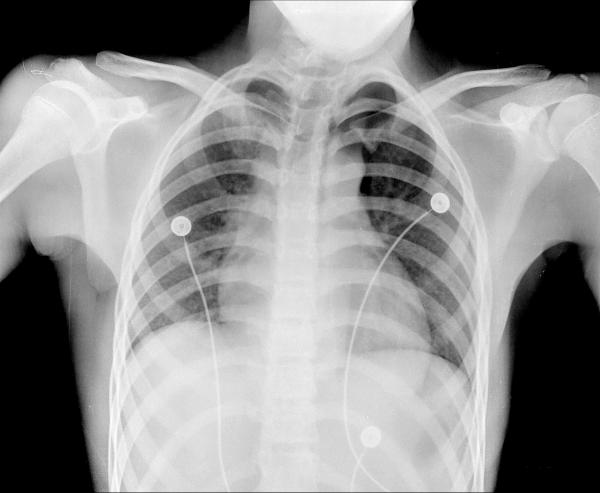
%> input picture Image Processing_Matlab/Fig0107.tif, 600 x 493 px
$ octave histo_imhist.m   (GNU Octave 9; MATLAB toolbox functions it lacks are replaced by stand-ins)
%> lines starting %> are read from the running program, lines starting %| are printed output that depends on the picture
clc;
clear;
close all;
x= imread('Fig0107.tif');
%> x is the input picture: size 493x600 uint8; min 0, max 253, mean 141.9
subplot(2,2,1);
image(x);
colormap(gray(256));
title('original image');
%To display the histogram
subplot(2,2,3);
imhist(x);
colormap(gray(256));
title('Histogram of the image');
subplot(2,2,2);
histeq(x);
title('equalized image');
y= histeq(x);
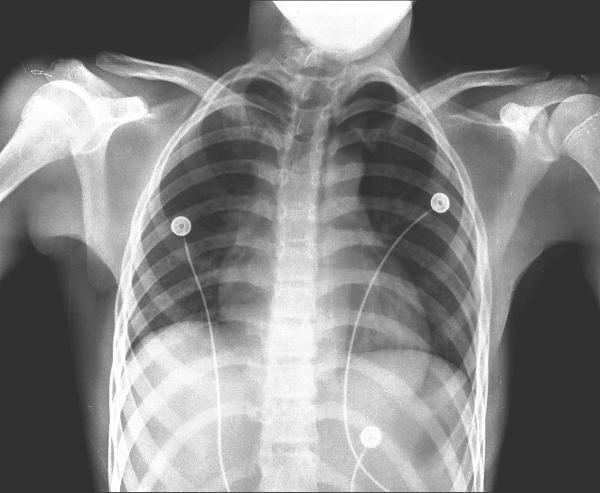
%> y: size 493x600 uint8; min 49, max 255, mean 131.7
subplot(2,2,4);
imhist(y);

colormap(gray(256));
title('histogram of the equalize image');
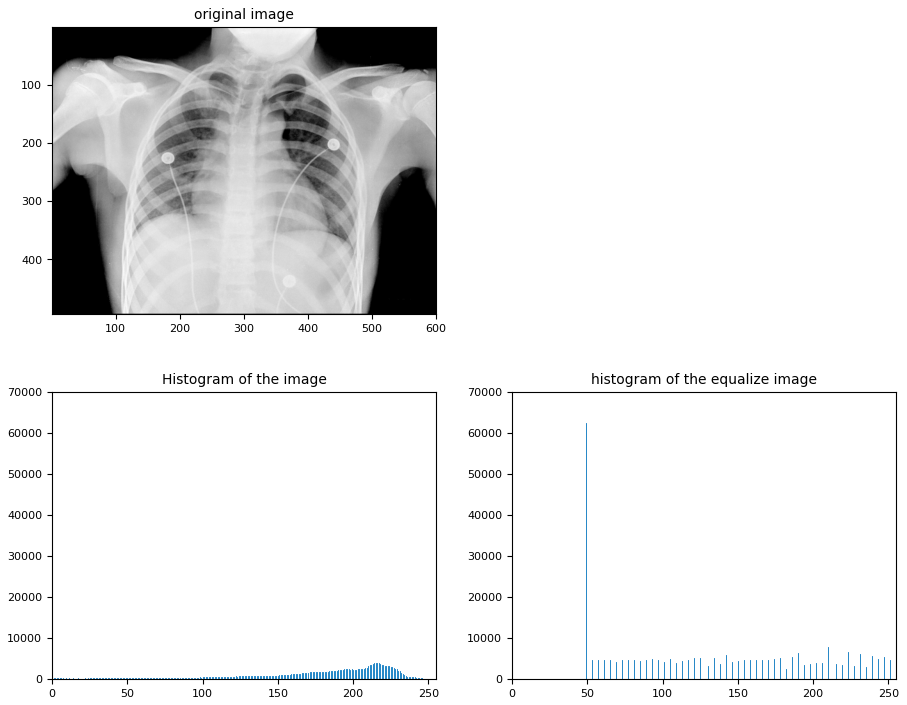
%> figure redrawn from the program's plot data, 3 panels

$ run again, with Image Processing_Matlab/Fig0312.tif copied over Image Processing_Matlab/Fig0107.tif
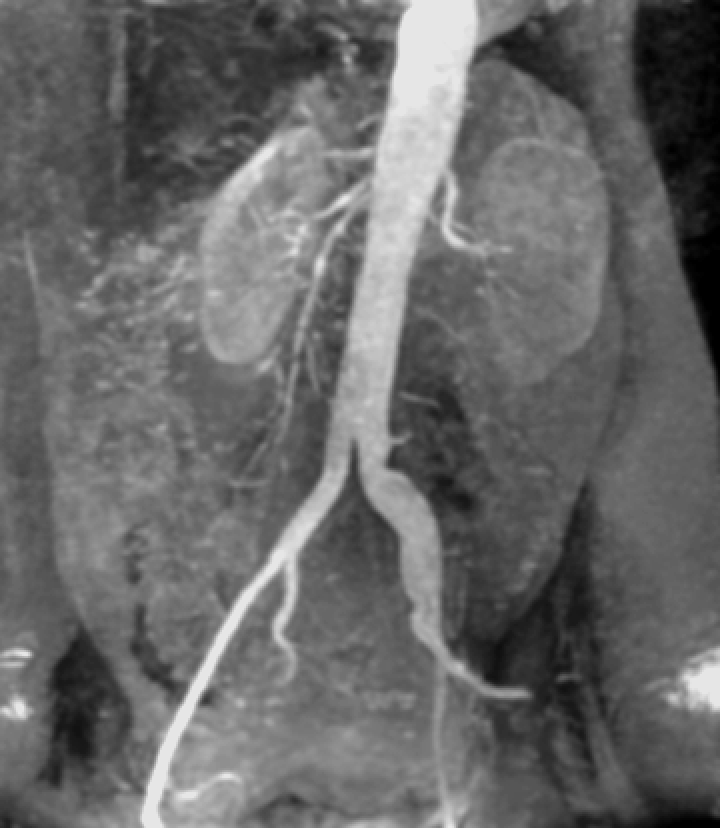
%> input picture Image Processing_Matlab/Fig0312.tif, 720 x 828 px
%> x is the input picture: size 828x720 uint8; min 0, max 230, mean 103.5
%> `y= histeq(x);`:
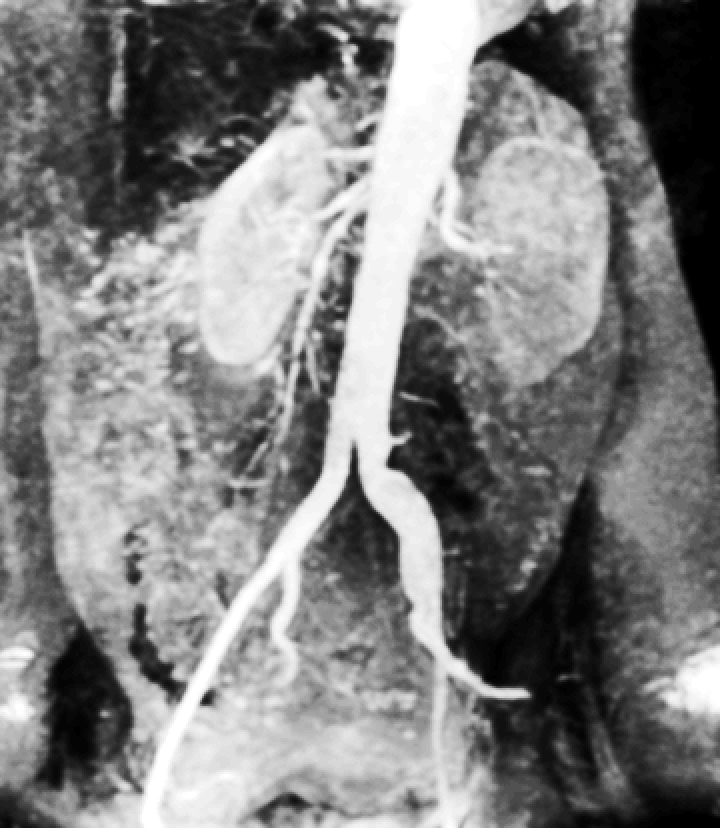
%> y: size 828x720 uint8; min 0, max 255, mean 127.4
%> `title('histogram of the equalize image');`:
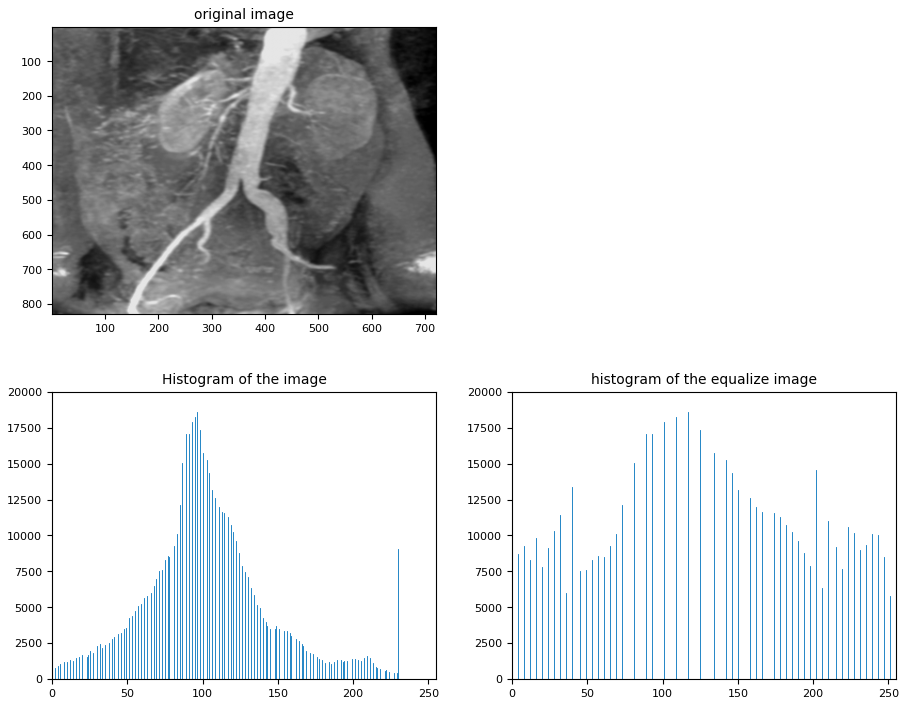
%> figure redrawn from the program's plot data, 3 panels

$ run again, with Image Processing_Matlab/Fig0939.tif copied over Image Processing_Matlab/Fig0107.tif
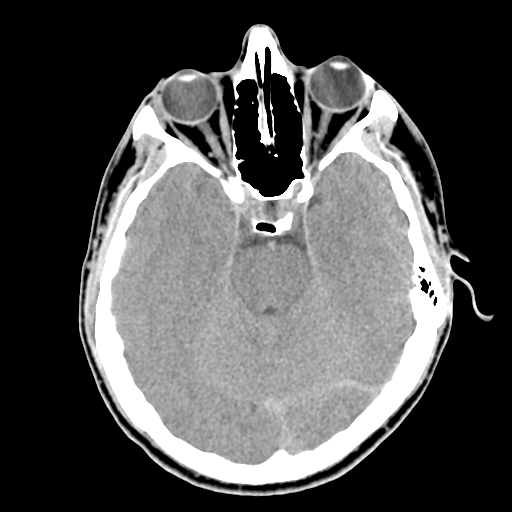
%> input picture Image Processing_Matlab/Fig0939.tif, 512 x 512 px
%> x is the input picture: size 512x512 uint8; min 0, max 255, mean 80.4
%> `y= histeq(x);`:
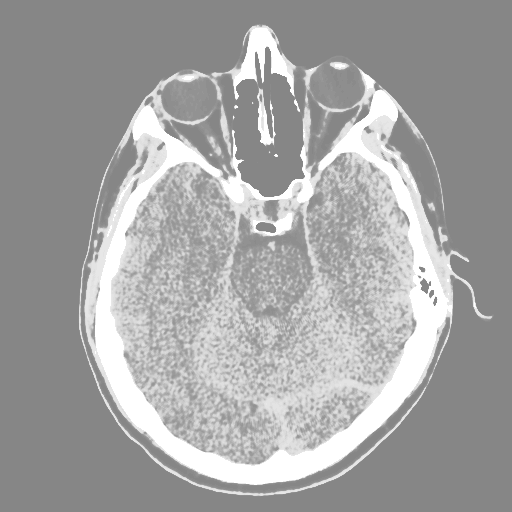
%> y: size 512x512 uint8; min 134, max 255, mean 163.8
%> `title('histogram of the equalize image');`:
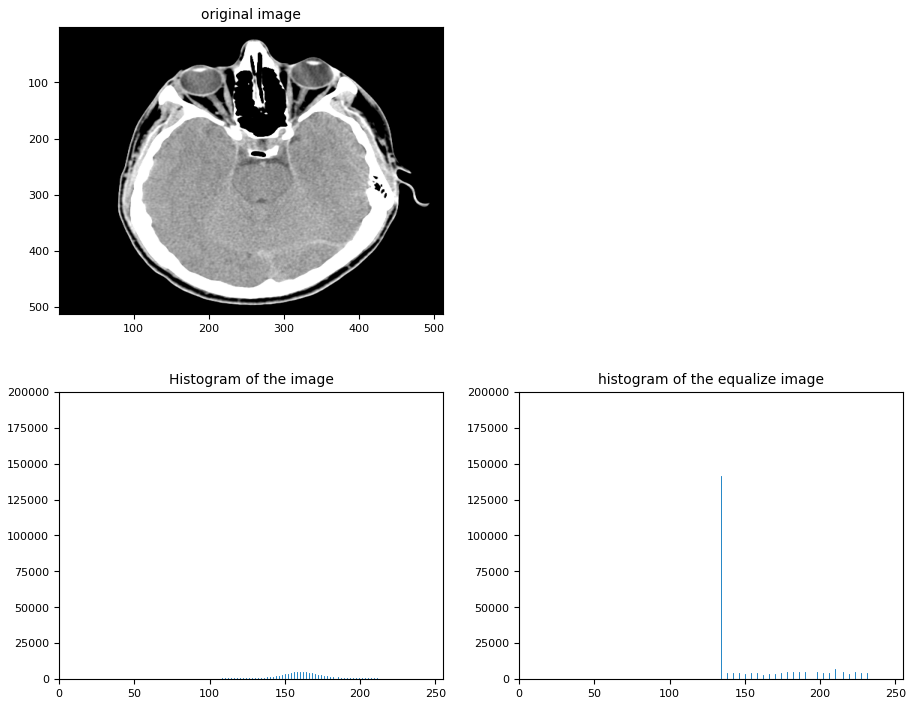
%> figure redrawn from the program's plot data, 3 panels
